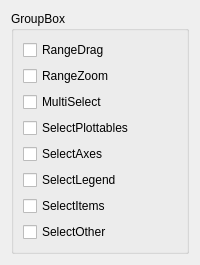
                    <widget class="QWidget" name="tab_3">
                        <attribute name="title">
                            <string>Interactions</string>
                        </attribute>
                        <layout class="QGridLayout" name="gridLayout_16">
                            <item row="0" column="0">
                                <widget class="QGroupBox" name="groupBox_5">
                                    <property name="title">
                                        <string>GroupBox</string>
                                    </property>
                                    <layout class="QVBoxLayout" name="verticalLayout">
                                        <item>
                                            <widget class="QCheckBox" name="checkBox_RangeDrag">
                                                <property name="toolTip">
                                                    <string/>
                                                </property>
                                                <property name="whatsThis">
                                                    <string/>
                                                </property>
                                                <property name="text">
                                                    <string>RangeDrag</string>
                                                </property>
                                                <property name="checked">
                                                    <bool>false</bool>
                                                </property>
                                            </widget>
                                        </item>
                                        <item>
                                            <widget class="QCheckBox" name="checkBox_RangeZoom">
                                                <property name="text">
                                                    <string>RangeZoom</string>
                                                </property>
                                                <property name="checked">
                                                    <bool>false</bool>
                                                </property>
                                            </widget>
                                        </item>
                                        <item>
                                            <widget class="QCheckBox" name="checkBox_MultiSelect">
                                                <property name="text">
                                                    <string>MultiSelect</string>
                                                </property>
                                            </widget>
                                        </item>
                                        <item>
                                            <widget class="QCheckBox" name="checkBox_SelectPlottables">
                                                <property name="text">
                                                    <string>SelectPlottables</string>
                                                </property>
                                            </widget>
                                        </item>
                                        <item>
                                            <widget class="QCheckBox" name="checkBox_SelectAxes">
                                                <property name="text">
                                                    <string>SelectAxes</string>
                                                </property>
                                            </widget>
                                        </item>
                                        <item>
                                            <widget class="QCheckBox" name="checkBox_SelectLegend">
                                                <property name="text">
                                                    <string>SelectLegend</string>
                                                </property>
                                            </widget>
                                        </item>
                                        <item>
                                            <widget class="QCheckBox" name="checkBox_SelectItems">
                                                <property name="text">
                                                    <string>SelectItems</string>
                                                </property>
                                            </widget>
                                        </item>
                                        <item>
                                            <widget class="QCheckBox" name="checkBox_SelectOther">
                                                <property name="text">
                                                    <string>SelectOther</string>
                                                </property>
                                            </widget>
                                        </item>
                                    </layout>
                                </widget>
                            </item>
                        </layout>
                    </widget>
